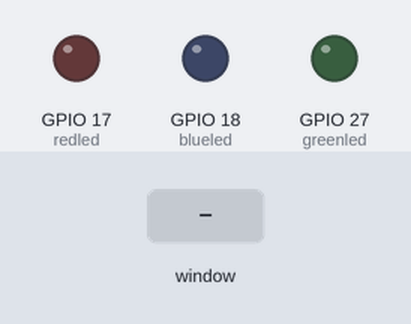
Bench run of a program on a simulated Raspberry Pi (BCM pin numbers). On the bench: output pins drawn as LEDs (lit = HIGH). Inputs (shaded band) come from the test bench. The desktop window is not drawn, its controls go by their first labels and the mouse button is held 0.15 s. At 8.8 s the program stops and its outputs stay as they are.

Above: at 1.2 s.
1.3 s: control labelled "Turn Red Led On" in the window clicked
At 1.9 s:
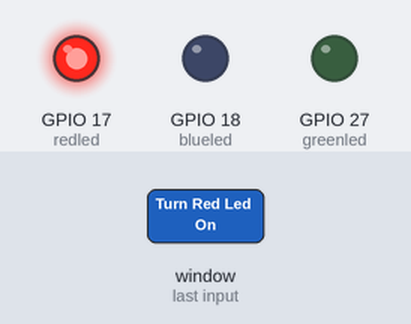
2.8 s: control labelled "Turn Blue Led On" in the window clicked
At 3.1 s:
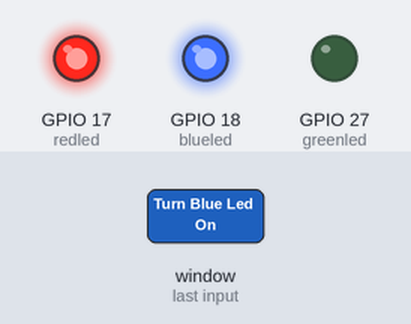
4.3 s: control labelled "Turn Green Led on" in the window clicked
At 5.4 s:
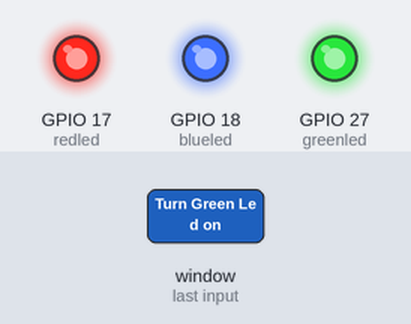
5.8 s: control labelled "Turn Red Led On" in the window clicked
At 6.6 s:
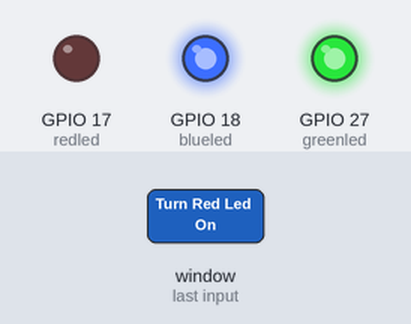
7.3 s: control labelled "Turn Blue Led On" in the window clicked
At 7.7 s:
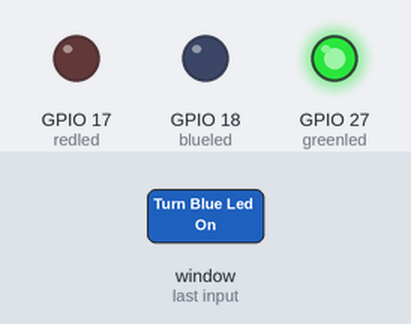
8.8 s: control labelled "Exit" in the window clicked
At 10.0 s:
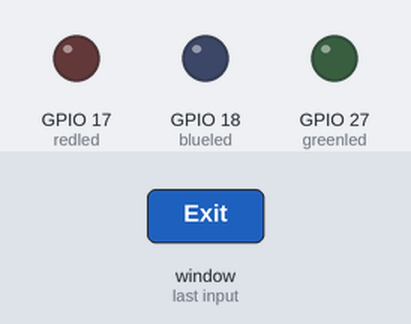
Timing chart, 0 to 10.3 s (numbered marks = the images above; inputs shaded):
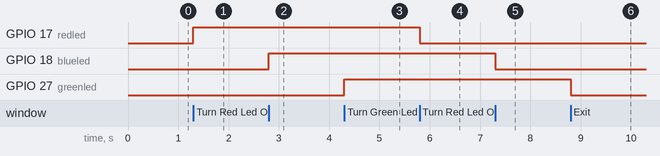

The program:

blinkyLed.py
```python
from tkinter import *
import tkinter.font
from gpiozero import LED
import RPi.GPIO as GPIO
GPIO.setmode(GPIO.BCM)

#define pins
redled = LED(17)
blueled = LED(18)
greenled = LED(27)

#define Gui
win = Tk()
win.title("Control LED Lights")
myfont = tkinter.font.Font(family = 'Helvetica', size = 12, weight = "bold")

#function toggle
def toggleRedLight():
	if redled.is_lit:
		redled.off()
		RedButton["text"]="Turn Red Led On"
	else:
		redled.on()
		RedButton["text"]="Turn Red Led Off"

def toggleBlueLight():
        if blueled.is_lit:
                blueled.off()
                BlueButton["text"]="Turn Blue Led On"
        else:
                blueled.on()
                BlueButton["text"]="Turn Blue Led Off"

def toggleGreenLight():
        if greenled.is_lit:
                greenled.off()
                GreenButton["text"]="Turn Green Led On"
        else:
                greenled.on()
                GreenButton["text"]="Turn Green Led Off"

def close():

	GPIO.cleanup()
	win.destroy()


#widgets
RedButton = Button(win, text = 'Turn Red Led On', font = myfont, command = toggleRedLight, bg = 'red', height = 1, width = 24)
RedButton.grid(row = 1, column = 0)

BlueButton = Button(win, text = 'Turn Blue Led On', font = myfont, command = toggleBlueLight, bg = 'sky blue', height = 1, width = 24)
BlueButton.grid(row = 1, column = 1)

GreenButton = Button(win, text = 'Turn Green Led on', font = myfont, command = toggleGreenLight, bg = 'green', height = 1, width = 24)
GreenButton.grid(row = 1, column = 2)

ExitButton = Button(win, text = 'Exit', font = myfont, command = close, bg = 'red', height = 1, width = 5)
ExitButton.grid(row = 2, column = 1)

win.protocol("WM_DELETE_WINDOW")
win.mainloop()
```

Measured:
- after the input at 1.3 s, GPIO 17 (redled): LOW → HIGH at once
- after the input at 2.8 s, GPIO 18 (blueled): LOW → HIGH at once
- after the input at 4.3 s, GPIO 27 (greenled): LOW → HIGH at once
- after the input at 5.8 s, GPIO 17 (redled): HIGH → LOW at once
- after the input at 7.3 s, GPIO 18 (blueled): HIGH → LOW at once
- after the input at 8.8 s, GPIO 27 (greenled): HIGH → LOW at once
